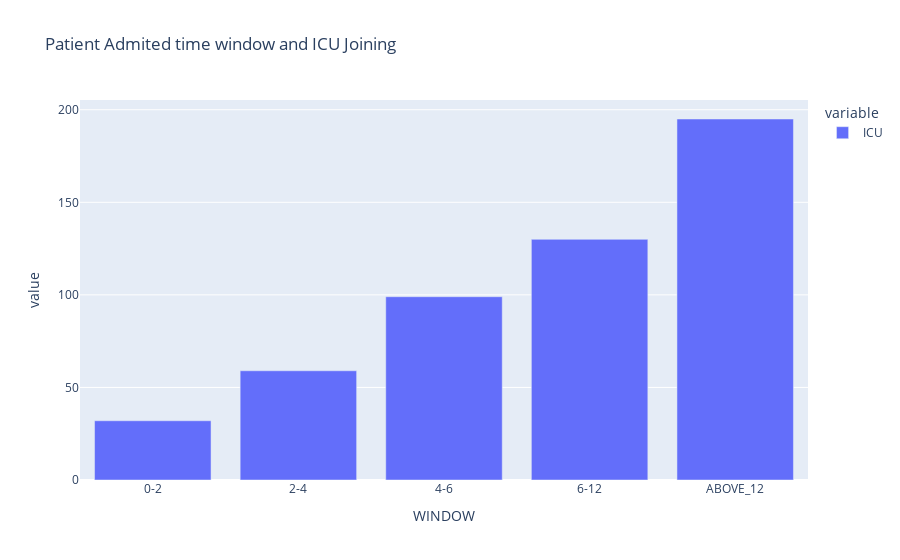

The code cell stored with this chart in its notebook:
### Code cell
import plotly.express as px
data = window_set.groupby("WINDOW").sum()
fig = px.bar(data, title="Patient Admited time window and ICU Joining")
fig.show()

### Figure 1 — Plotly figure (JSON) as saved in the notebook; plotly's stock layout.template omitted (floating-point values rounded to 4 significant figures)
{"data": [{"alignmentgroup": "True", "hovertemplate": "variable=ICU<br>WINDOW=%{x}<br>value=%{y}<extra></extra>", "legendgroup": "ICU", "marker": {"color": "#636efa", "pattern": {"shape": ""}}, "name": "ICU", "offsetgroup": "ICU", "orientation": "v", "showlegend": true, "textposition": "auto", "type": "bar", "x": ["0-2", "2-4", "4-6", "6-12", "ABOVE_12"], "xaxis": "x", "y": [32, 59, 99, 130, 195], "yaxis": "y"}], "layout": {"barmode": "relative", "legend": {"title": {"text": "variable"}, "tracegroupgap": 0}, "title": {"text": "Patient Admited time window and ICU Joining"}, "xaxis": {"anchor": "y", "domain": [0, 1], "title": {"text": "WINDOW"}}, "yaxis": {"anchor": "x", "domain": [0, 1], "title": {"text": "value"}}}}
